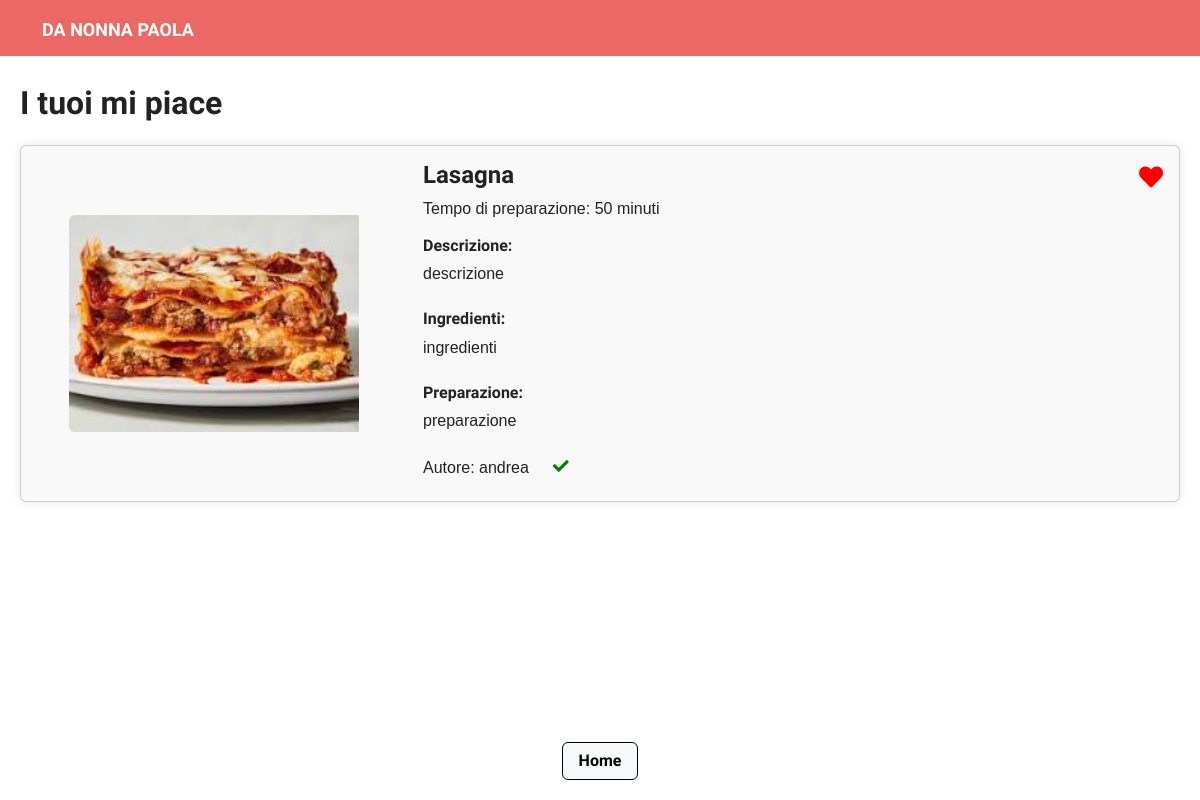
Screenshot of /my-likes/ (signed in) with the database file from the repository.
### pages/models.py (models this page shows, shortened)
class Recipe(models.Model):
    CATEGORY_CHOICES = [
        ('ANTIPASTI', 'Antipasti'),
        ('PRIMI', 'Primi'),
        ('SECONDI', 'Secondi'),
        ('DOLCI', 'Dolci')
    ]
    user = models.ForeignKey(settings.AUTH_USER_MODEL, related_name='recipes_created', on_delete=models.CASCADE)
    title = models.CharField(max_length=200)
    slug = models.SlugField(max_length=200, blank=True)
    image = models.ImageField(upload_to='recipes/%Y/%m/%d')
    description = models.TextField("Description")
    ingredients = models.TextField("Ingredients")
    preparation = models.TextField("Preparation")
    preparation_time = models.IntegerField("Preparation Time (minutes)", default=0)
    created = models.DateField(auto_now_add=True, db_index=True)
    likes = models.ManyToManyField(settings.AUTH_USER_MODEL, related_name='liked_recipes', blank=True)
    category = models.CharField(max_length=10, choices=CATEGORY_CHOICES, default='PRIMI')
    objects = models.Manager()

class CustomUser(AbstractUser):
    bio = models.TextField(blank=True, null=True)
    profile_picture = models.ImageField(upload_to='profile_pictures/', blank=True, null=True)
    friends = models.ManyToManyField('self', symmetrical=False, related_name='followers', blank=True)

### pages/views.py (the view)
# urls.py: path('my-likes/', views.LikedRecipes.as_view(), name='my-likes'),
class LikedRecipes(ListView):
    template_name = 'pages/my-likes.html'
    model = Recipe
    context_object_name = 'liked_recipes'
    def get_queryset(self):
        return Recipe.objects.filter(likes=self.request.user)

### pages/templates/pages/my-likes.html (shortened to what this page needs)
<!DOCTYPE html>
<html lang="en">
<head>
    <link rel="stylesheet" href="https://bootswatch.com/5/journal/bootstrap.min.css">
    <link rel="stylesheet" href="https://cdnjs.cloudflare.com/ajax/libs/font-awesome/5.15.4/css/all.min.css">
</head>
<body>
<header>
    <nav class="navbar navbar-expand-lg navbar-dark bg-primary">
        <div class="container">
            <a class="navbar-brand" href="/">DA NONNA PAOLA</a>
        </div>
    </nav>
</header>
<main>
    <div class="recipes-section" style="margin-bottom:20px; margin-top: 30px;">
        <div class="row mb-4 align-items-center justify-content-between">
        <div class="col">
            <h2 class="mb-0">I tuoi mi piace</h2>
        </div>
    </div>
        {% if liked_recipes %}
            <div class="row row-cols-1 g-4">
                {% for recipe in liked_recipes %}
                    <div class="col">
                        <div class="card">
                            <div class="row g-0">
                                <div class="col-md-4" >
                                    <div class="profile-picture-container d-flex justify-content-center align-items-center">
                                        <img src="{{ recipe.image.url }}" class="img-fluid rounded-start recipe-image" alt="{{ recipe.title }}">
                                    </div>
                                </div>
                                <div class="col-md-8">
                                    <div class="card-body">
                                        <div class="d-flex justify-content-between">
                                        <h4 class="card-title">{{ recipe.title }}</h4>
                                        <button class="like-button" data-recipe-id="{{ recipe.id }}">
                                            {% if user in recipe.likes.all %}
                                                <i class="fas fa-heart liked"></i>
                                            {% else %}
                                                <i class="far fa-heart"></i>
                                            {% endif %}
                                        </button>
                                    </div>
                                        <p class="card-text">Tempo di preparazione: {{ recipe.preparation_time }} minuti</p>
                                        <h6>Descrizione:</h6>
                                        <p>{{ recipe.description }}</p>
                                        <h6 class="mt-4">Ingredienti:</h6>
                                        <p>{{ recipe.ingredients }}</p>
                                        <h6 class="mt-4">Preparazione:</h6>
                                        <p>{{ recipe.preparation }}</p>
                                        <div class="author-name">
                                        <div class="author-name d-flex align-items-center">
                                    <div style="transform: translateY(+5%); position: relative;">
                                        Autore: {{ recipe.user }}
                                    </div>
                                         <button class="follow-button btn btn-outline-primary ms-2" data-user-id="{{ recipe.user.id }}" data-author-id="{{ recipe.user.id }}">
                                            {% if request.user in recipe.user.followers.all %}
                                                <i class="fas fa-check"></i>
                                            {% else %}
                                                <i class="fas fa-plus" style="color: #f44336;"></i>
                                            {% endif %}
                                        </button>
                                    </div>
                                    </div>
                                    </div>
                                </div>
                            </div>
                        </div>
                    </div>
                {% endfor %}
            </div>
        {% else %}
            <p class="mt-4">Non hai ancora creato nessuna ricetta.</p>
        {% endif %}
    </div>
</main>
<footer style="text-align: center; padding: 20px;">
    <a type="button" class="btn btn-light" href="/">Home</a>
</footer>
</body>
</html>

### pages/templates/pages/my-likes.html (style rules this page uses)
* { margin: 0; padding: 0; box-sizing: border-box; }
html, body { height: 100%; font-family: Arial, sans-serif; }
body { display: flex; flex-direction: column; justify-content: space-between; }
header { width: 100%; }
main { flex: 1; justify-content: center; align-items: center; width: 100%; max-width: 1200px; margin: 0 auto; padding: 0 20px; }
.btn-light { border: 1px solid black; }
.card { background-color: #f9f9f9; box-shadow: 0 0 10px rgba(0, 0, 0, 0.1); }
.profile-picture-container { height: 100%; display: flex; justify-content: center; margin-top: 0px; }
.recipe-image { width: 75%; height: auto; }
.like-button { background: none; border: none; outline: none; cursor: pointer; }
.like-button .fas.fa-heart { color: red; }
.like-button .fas.fa-heart, .like-button .far.fa-heart { font-size: 24px; width: 24px; height: 24px; display: inline-block; }
.follow-button { background: none; border: none; cursor: pointer; }
.follow-button .fa-check { color: green; }

### rows the page displays
Recipe: image (picture), title "Lasagna", preparation_time "50", description "descrizione", ingredients "ingredienti", preparation "preparazione", user "andrea"
